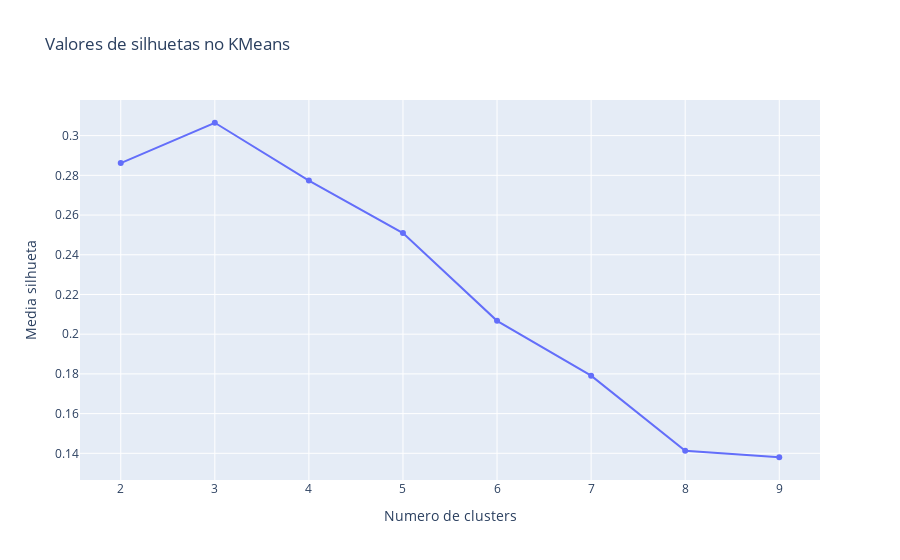

This figure's notebook cell:
### Code cell
fig = go.Figure()

fig.add_trace(go.Scatter(x = faixa_n_clusters, y = valor_silhueta))
fig.update_layout(
    title = 'Valores de silhuetas no KMeans',
    xaxis_title = 'Numero de clusters',
    xaxis_tickmode = 'linear',
    yaxis_title = 'Media silhueta'
)

### Figure 1 — Plotly figure (JSON) as saved in the notebook; plotly's stock layout.template omitted (floating-point values rounded to 4 significant figures)
{"data": [{"type": "scatter", "x": [2, 3, 4, 5, 6, 7, 8, 9], "y": [0.2862, 0.3065, 0.2774, 0.2509, 0.2067, 0.1791, 0.1413, 0.138]}], "layout": {"title": {"text": "Valores de silhuetas no KMeans"}, "xaxis": {"tickmode": "linear", "title": {"text": "Numero de clusters"}}, "yaxis": {"title": {"text": "Media silhueta"}}}}
